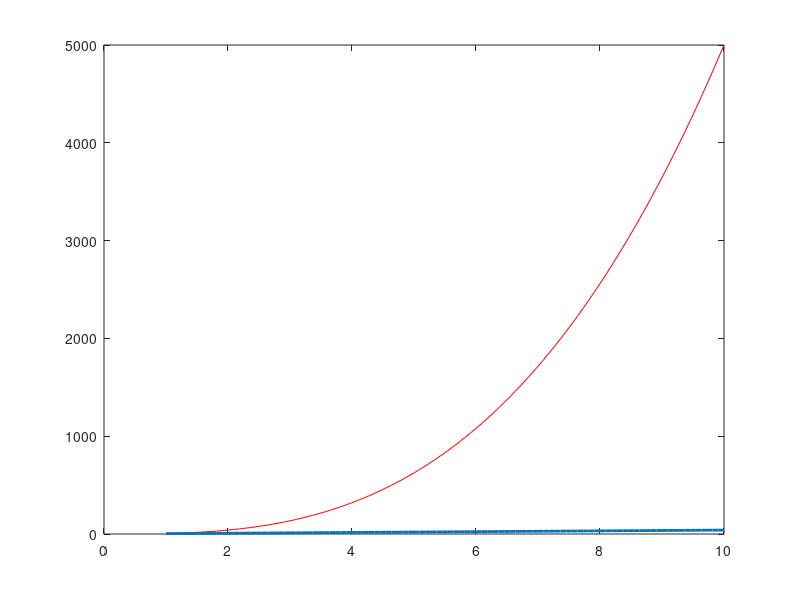

This figure's MATLAB source:
function result = test_plot_004
result = false;
a = figure;
t = linspace(1,10);
plot(t,5*t.^3,'r',t,4*t,'linewidth',2);
drawnow;
close(a);
result = true;
